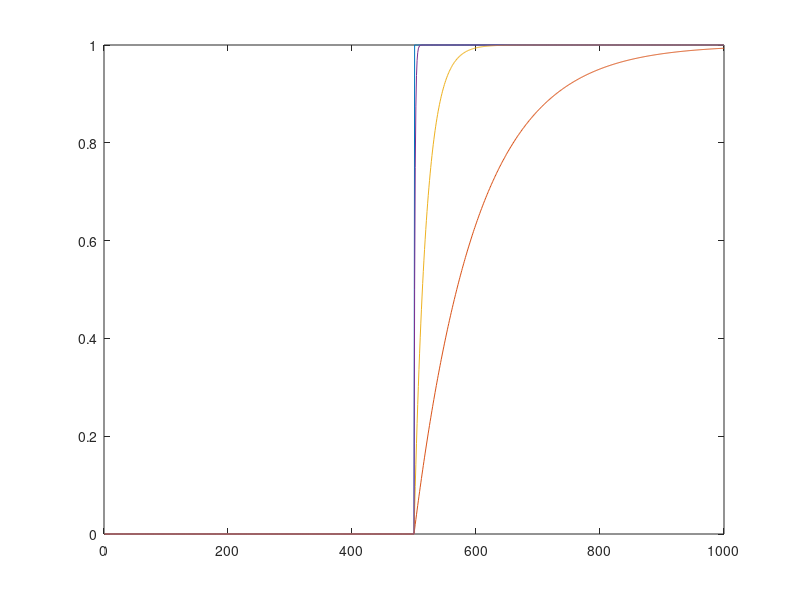

The MATLAB script that drew this image: (Note: this script raises an error after producing the figure.)
clear

% generate our step function
points = 1000;
data(1:points/2) = zeros();
data((points/2)+1:points) = ones();

% defining smoothing factors
smoothing1 = 0.01;
smoothing2 = 0.05;
smoothing3 = 0.5;

% expo filter magic
data_fil(1:length(data),1:3) = zeros();
for k = 2:length(data)
    data_fil(k,1) = smoothing1 * data(k) + (1-smoothing1)*data_fil(k-1,1);
    data_fil(k,2) = smoothing2 * data(k) + (1-smoothing2)*data_fil(k-1,2);
    data_fil(k,3) = smoothing3 * data(k) + (1-smoothing3)*data_fil(k-1,3);
end

% plot stuff
p = plot(1:length(data),data,1:length(data),data_fil)
p(1).LineWidth = 1;
p(1).Color = '#99c2ff';
p(2).LineWidth = 1.5;
p(2).Color = '#EDB120';
p(3).LineWidth = 1.5;
p(3).Color = '#77AC30';
p(4).LineWidth = 1.5;
p(4).Color = 'k';
ax = gca;
ax.XAxis.FontSize = 18;
ax.YAxis.FontSize = 18;
title('Generic Data to simulate Step Response of an Exponential Filter', 'FontSize', 20)
legend({'Raw','Filtered, \alpha = 0.01','Filtered, \alpha = 0.05','Filtered, \alpha = 0.5'},'Location','southeast', 'FontSize', 18)
axis tight